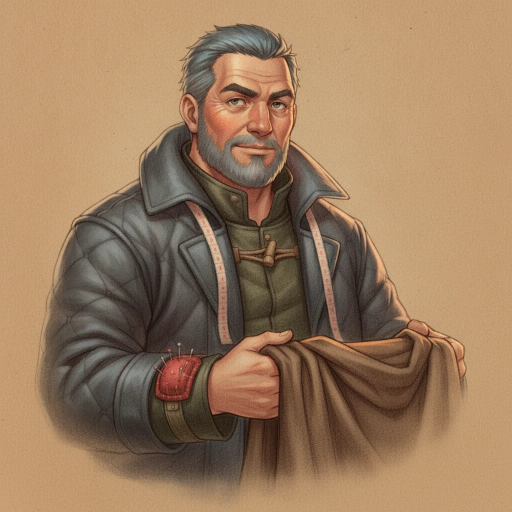
#> input picture assets/characters/armorer/bust.webp, 1024 x 1024 px (shown at 1/2 size)
$ python -i iso_compose.py   (imports and definitions only)
#> lines starting #> are read from the running program, lines starting #| are printed output that depends on the picture
#> further down, picture is the input picture: PIL image 1024x1024 RGB; mean R, G, B 154.5, 123.7, 94
#!/usr/bin/env python3
"""Throwaway iso compositor: places sliced Emberbrook blocks on a 2:1 grid.
Anchor model:
  cell (i,j) at elevation z -> screen anchor = the cell's TOP-PLANE diamond center:
    ax = ox + (i - j) * tileW/2
    ay = oy + (i + j) * tileH/2 - z * ZH
Kinds: 'top' anchored by top diamond center; 'base' blocks (house+deck) by
footprint; 'prop' by bottom-center standing on the plane; per-item dx/dy nudges.
Painter order: (zsort, i+j, layer)."""
import os, sys, json
from PIL import Image, ImageDraw, ImageEnhance

ROOT = '/Users/junshernchan/projects/multiplayer-rpg/public/assets/refs/iso-exploration'
BLK = os.path.join(ROOT, 'blocks')

RAW = {}
# [9 lines left out: function load, not called in this run]

# kind, target width at tileW=160 reference (scaled by tileW/160)
META = {
    'ground-plank':    ('top', 160), 'ground-stone': ('top', 160),
    'ground-grass':    ('top', 160), 'water':        ('top', 160),
    'ground-darkstone':('top', 160), 'deck-piles':   ('top', 160),
    'deck-rail1':      ('top', 160), 'deck-rail2':   ('top', 160),
    'house-red':       ('base', 300), 'house-teal':  ('base', 300),
    'house-red-stairs':('base', 300),
    'house-green':     ('prop', 210), 'market-stall':('prop', 150),
    'lantern-post':    ('prop', 46),  'barrel':      ('prop', 50),
    'crate':           ('prop', 60),  'chest':       ('prop', 66),
    'rope-coil':       ('prop', 66),  'crate-stack': ('prop', 62),
    'fish-rack':       ('prop', 128), 'stair':       ('prop', 106),
    'ramp':            ('prop', 130),
    'water-calm2':     ('top', 160), 'water-leaves': ('top', 160),
    'water-foam':      ('top', 160), 'dam-wall':     ('top', 160),
    'dam-fall':        ('top', 160), 'dam-fall-ladder': ('top', 160),
    'house-tall-teal': ('base', 300), 'house-tall-red': ('base', 300),
    'bunting':         ('base', 280),
}

# [33 lines left out: functions water_at, render, not called in this run]

def P(name, i, j, z, **kw):
    return (name, i, j, z, kw)

def grade(im):
    """Cheap runtime-style lighting pass: warm amber wash from upper-left,
    cool dusk floor, gentle vignette. This is an engine-lighting stand-in,
    applied to the composed frame, not baked into blocks."""
    W, H = im.size
#> W = 1024; H = 1024
    ov = Image.new('RGBA', (W, H))
#> ov: PIL image 1024x1024 RGBA; every value is 0
    d = ImageDraw.Draw(ov)
    for y in range(H):
        t = y / H
        # warm at top fading out, faint cool blue rising at bottom
        a_warm = int(46 * (1 - t) ** 1.5)
        d.line([(0, y), (W, y)], fill=(255, 176, 96, a_warm))
    im = Image.alpha_composite(im.convert('RGBA'), ov)
    ov2 = Image.new('RGBA', (W, H))
    d2 = ImageDraw.Draw(ov2)
    for y in range(H):
        t = y / H
        a_cool = int(34 * t ** 2)
        d2.line([(0, y), (W, y)], fill=(30, 40, 70, a_cool))
    im = Image.alpha_composite(im, ov2).convert('RGB')
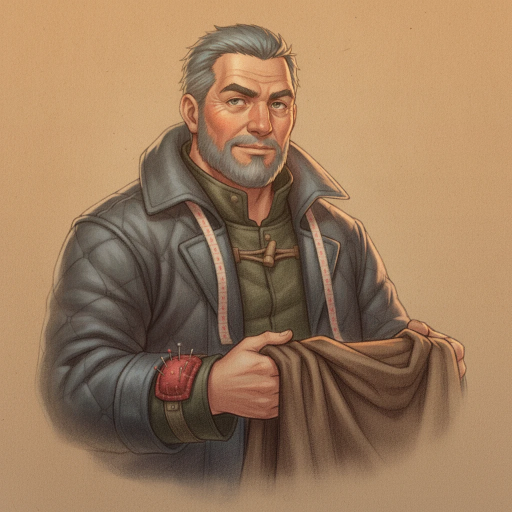
#> im: PIL image 1024x1024 RGB (shown at 1/2 size); mean R, G, B 155.6, 123.3, 92.8
    im = ImageEnhance.Color(im).enhance(1.06)
    im = ImageEnhance.Contrast(im).enhance(1.03)
    return im

# ---------------- Scene A: Dellhollow corner ----------------
# [97 lines left out: functions scene_a, point_in_poly, scene_b, not called in this run]

# [8 lines not run here, left out]

>>> from PIL import Image
>>> picture = Image.open('../../../../assets/characters/armorer/bust.webp')
>>> result = grade(picture)
